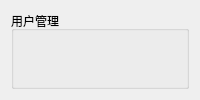
        <widget class="QWidget" name="page_7">
         <layout class="QGridLayout" name="gridLayout_7">
          <item row="0" column="0">
           <widget class="QGroupBox" name="groupBox_6">
            <property name="title">
             <string>用户管理</string>
            </property>
            <widget class="QLineEdit" name="lineEdit_6">
             <property name="geometry">
              <rect>
               <x>260</x>
               <y>540</y>
               <width>351</width>
               <height>61</height>
              </rect>
             </property>
             <property name="styleSheet">
              <string notr="true"/>
             </property>
             <property name="text">
              <string>180****6589</string>
             </property>
            </widget>
            <widget class="QPushButton" name="pushButton_46">
             <property name="geometry">
              <rect>
               <x>830</x>
               <y>540</y>
               <width>241</width>
               <height>61</height>
              </rect>
             </property>
             <property name="text">
              <string>修改信息</string>
             </property>
             <property name="icon">
              <iconset>
               <normaloff>:/icon/edit.png</normaloff>:/icon/edit.png</iconset>
             </property>
            </widget>
            <widget class="QLineEdit" name="lineEdit_7">
             <property name="geometry">
              <rect>
               <x>260</x>
               <y>460</y>
               <width>351</width>
               <height>61</height>
              </rect>
             </property>
             <property name="styleSheet">
              <string notr="true"/>
             </property>
             <property name="text">
              <string>admin@qq.com</string>
             </property>
            </widget>
            <widget class="QComboBox" name="comboBox_6">
             <property name="geometry">
              <rect>
               <x>260</x>
               <y>190</y>
               <width>351</width>
               <height>61</height>
              </rect>
             </property>
             <property name="styleSheet">
              <string notr="true"/>
             </property>
             <item>
              <property name="text">
               <string>请选择</string>
              </property>
             </item>
             <item>
              <property name="text">
               <string>用户</string>
              </property>
             </item>
             <item>
              <property name="text">
               <string>管理员</string>
              </property>
             </item>
            </widget>
            <widget class="QPushButton" name="pushButton_47">
             <property name="geometry">
              <rect>
               <x>830</x>
               <y>440</y>
               <width>241</width>
               <height>61</height>
              </rect>
             </property>
             <property name="text">
              <string>密码更改</string>
             </property>
             <property name="icon">
              <iconset>
               <normaloff>:/icon/edit.png</normaloff>:/icon/edit.png</iconset>
             </property>
            </widget>
            <widget class="QSplitter" name="splitter_10">
             <property name="geometry">
              <rect>
               <x>80</x>
               <y>100</y>
               <width>161</width>
               <height>501</height>
              </rect>
             </property>
             <property name="orientation">
              <enum>Qt::Vertical</enum>
             </property>
             <widget class="QLabel" name="label_19">
              <property name="text">
               <string>用户编号：</string>
              </property>
             </widget>
             <widget class="QLabel" name="label_22">
              <property name="text">
               <string>用户权限：</string>
              </property>
             </widget>
             <widget class="QLabel" name="label_23">
              <property name="text">
               <string>用户名：</string>
              </property>
             </widget>
             <widget class="QLabel" name="label_24">
              <property name="text">
               <string>性别：</string>
              </property>
             </widget>
             <widget class="QLabel" name="label_25">
              <property name="text">
               <string>邮箱：</string>
              </property>
             </widget>
             <widget class="QLabel" name="label_26">
              <property name="text">
               <string>手机号码：</string>
              </property>
             </widget>
            </widget>
            <widget class="QLineEdit" name="lineEdit_21">
             <property name="geometry">
              <rect>
               <x>260</x>
               <y>100</y>
               <width>351</width>
               <height>61</height>
              </rect>
             </property>
             <property name="text">
              <string>0001</string>
             </property>
            </widget>
            <widget class="QRadioButton" name="radioButton_3">
             <property name="geometry">
              <rect>
               <x>270</x>
               <y>370</y>
               <width>131</width>
               <height>51</height>
              </rect>
             </property>
             <property name="text">
              <string>男</string>
             </property>
             <property name="checked">
              <bool>true</bool>
             </property>
            </widget>
            <widget class="QRadioButton" name="radioButton_4">
             <property name="geometry">
              <rect>
               <x>410</x>
               <y>370</y>
               <width>131</width>
               <height>51</height>
              </rect>
             </property>
             <property name="text">
              <string>女</string>
             </property>
            </widget>
            <widget class="QPushButton" name="pushButton_48">
             <property name="geometry">
              <rect>
               <x>790</x>
               <y>90</y>
               <width>301</width>
               <height>291</height>
              </rect>
             </property>
             <property name="styleSheet">
              <string notr="true">*{border-image: url(:/image/admin.png);background: transparent;}

</string>
             </property>
             <property name="text">
              <string/>
             </property>
            </widget>
            <widget class="QLabel" name="label_27">
             <property name="geometry">
              <rect>
               <x>260</x>
               <y>280</y>
               <width>341</width>
               <height>71</height>
              </rect>
             </property>
             <property name="text">
              <string/>
             </property>
            </widget>
           </widget>
          </item>
         </layout>
        </widget>
